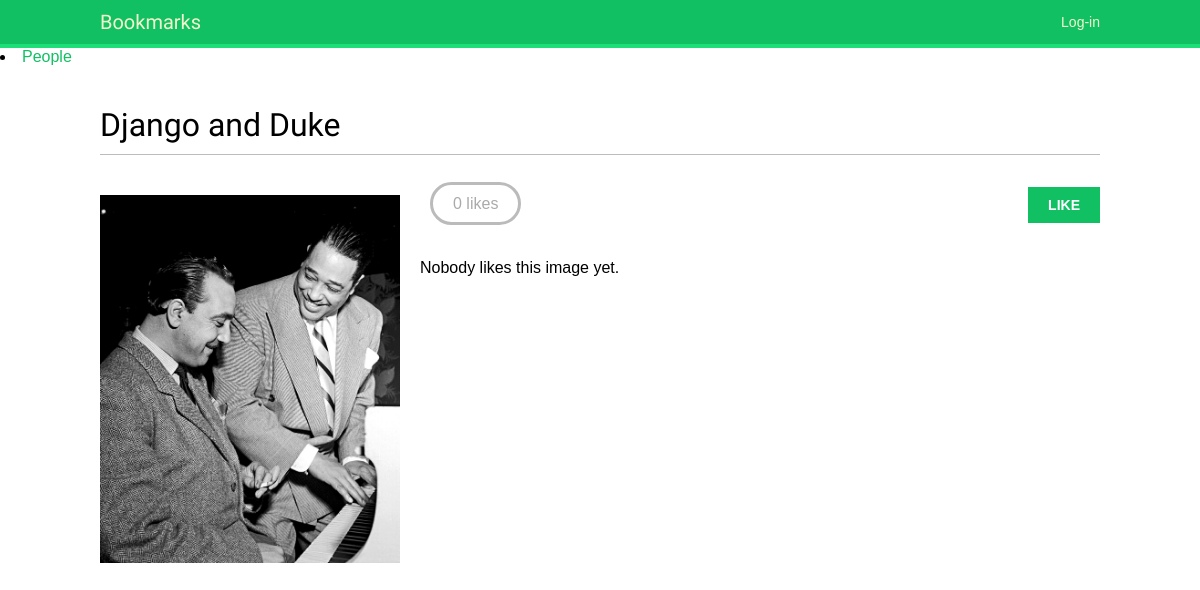
Page /images/detail/1/django-and-duke/ on the committed database.
### images/models.py (models this page shows, shortened)
class Image(models.Model):
    user = models.ForeignKey(settings.AUTH_USER_MODEL, related_name='images_created', on_delete=models.CASCADE)
    title = models.CharField(max_length=200)
    slug = models.SlugField(max_length=200, blank=True)
    url = models.URLField(max_length=2000)
    image = models.ImageField(upload_to='images/%Y/%m/%d/')
    total_likes = models.PositiveIntegerField(default=0)
    description = models.TextField(blank=True)
    created = models.DateField(auto_now_add=True)
    users_like = models.ManyToManyField(settings.AUTH_USER_MODEL,related_name='images_liked',blank=True)
    class Meta:
        indexes = [
            models.Index(fields=['-created']),
            models.Index(fields=['-total_likes']),
        ]
        ordering = ['-created']

### images/views.py (the view)
# urls.py: path('detail/<int:id>/<slug:slug>/',views.image_detail, name='detail'),
def image_detail(request, id, slug):
    image = get_object_or_404(Image, id=id, slug=slug)
    return render(request,'images/image/detail.html',{'section': 'images','image': image})

### images/templates/images/image/detail.html (shortened to what this page needs)
{% extends "base.html" %}
{% block content %}
  <h1>{{ image.title }}</h1>
  {% load thumbnail %}
  <a href="{{ image.image.url }}">
    <img src="{% thumbnail image.image 300x0 %}" class="image-detail">
  </a>
  {% with total_likes=image.users_like.count users_like=image.users_like.all %}
    <div class="image-info">
      <div>
        <span class="count">
          <span class="total">{{ total_likes }}</span>
          like{{ total_likes|pluralize }}
        </span>
        <a href="#" data-id="{{ image.id }}" data-action="{% if request.user in users_like %}un{% endif %}like"
    class="like button">
          {% if request.user not in users_like %}
            Like
          {% else %}
            Unlike
          {% endif %}
        </a>
      </div>
    </div>
    <div class="image-likes">
      {% for user in users_like %}
        <div>
          {% if user.profile.photo %}
            <img src="{{ user.profile.photo.url }}">
          {% endif %}
          <p>{{ user.first_name }}</p>
        </div>
      {% empty %}
        Nobody likes this image yet.
      {% endfor %}
    </div>
  {% endwith %}
{% endblock %}

### account/static/css/base.css (style rules this page uses)
body { margin: 0; padding: 0; font-family: helvetica, sans-serif; }
a { color: #12c064; text-decoration: none; }
h1, h2, h3, h4, h5, h6 { font-family: 'Muli', sans-serif; font-weight: normal; }
h1 { border-bottom: 1px solid #bbb; padding: 0 0 10px 0; margin: 10px 0 20px 0; }
input[type=submit], a.button { font-weight: bold; background: #12c064; color: #fff; padding: 10px 20px; font-size: 14px; text-transform: uppercase; }
.image-preview, .image-detail { max-width: 300px; float: left; margin: 0 20px 20px 0; }
.image-detail { margin-top: 20px; }
.image-info div { padding: 20px 0; overflow: auto; }
.count { color: #aaa; border: 3px solid #bbb; border-radius: 26px; padding: 10px 20px; margin: 20px 10px 0; }
a.like, a.follow { float: right; margin-top: -8px; }

### rows in the picture
Image: title "Django and Duke", image (picture)

### other values in the picture
{{ total_likes }} "0"
